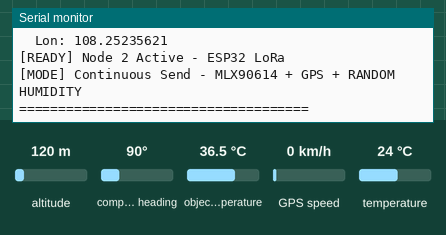
Simulated run of this sketch. Board: ESP32. Shown: the last lines printed to the serial monitor. Inputs (shaded band) come from the test bench; at power-on: object temperature 36.5 °C, temperature 24 °C, altitude 120 m, compass heading 90°, GPS speed 0 km/h. Random numbers use the default seed unless the sketch sets one; the GPS gets a fix after 3 s at 37.7749, -122.4194 with 8 satellites; no radio packets arrive unless stated.

Above: at 3.4 s.
3.5 s: object temperature set to 20 °C
At 6.2 s:
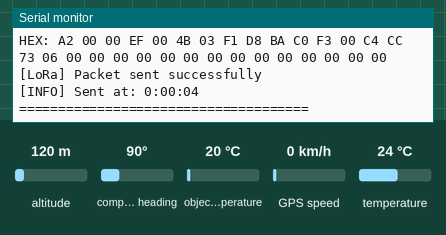
6.5 s: temperature set to 12 °C
At 11.1 s:
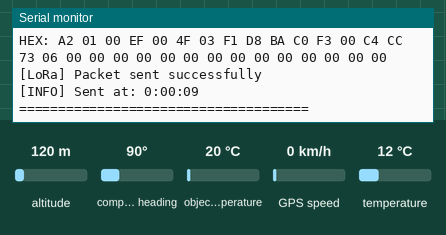
16.4 s: object temperature set to 26 °C
At 20.8 s:
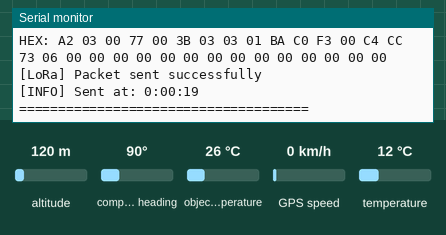
21.8 s: object temperature set to 32 °C
At 26.8 s:
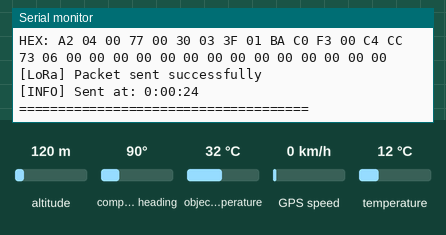
Timing chart, 0 to 28.3 s (numbered marks = the images above; inputs shaded):
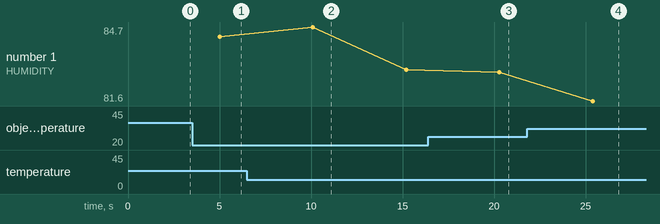

Measured:
- after the input at 3.5 s, the serial monitor: prints a new line after 1.5 s (image 1)
- after the input at 16.4 s, the serial monitor: prints a new line after 3.9 s (image 3)
- after the input at 21.8 s, the serial monitor: prints a new line after 3.6 s (image 4)

The sketch:

benguiv2.ino
```cpp
#include <SPI.h>
#include <LoRa.h>
#include <TinyGPS++.h>
#include <HardwareSerial.h>
#include <Wire.h>
#include <Adafruit_MLX90614.h>

// ==========================================
// CẤU HÌNH HỆ THỐNG - NODE 2
// ==========================================
#define NODE_ID 2                    // ID của người dùng 2
#define SEND_INTERVAL 5000           // Gửi mỗi 5 giây
#define MAGIC_BYTE 0xA2              // Node 2 (khác với Node 1: 0xA1)

// GPS cố định - Đà Nẵng
#define FIXED_LATITUDE  15.97458646752691
#define FIXED_LONGITUDE 108.25235621042664
#define USE_FIXED_GPS   true  // true = dùng GPS cố định, false = dùng GPS thực

// ==========================================
// CẤU HÌNH ĐỘ ẨM RANDOM (Giả lập DHT22)
// ==========================================
#define HUMIDITY_MIN 50.0        // Độ ẩm tối thiểu (%)
#define HUMIDITY_MAX 85.0        // Độ ẩm tối đa (%)
#define HUMIDITY_VARIATION 5.0   // Biến thiên mỗi lần đọc (%)

// ==========================================
// NGƯỠNG Y TẾ
// ==========================================
#define HUMAN_TEMP_MIN 25.0
#define HUMAN_TEMP_MAX 42.0
#define FEVER_THRESHOLD 37.5
#define LOW_TEMP_THRESHOLD 36.0

// ==========================================
// CHÂN KẾT NỐI ESP32
// ==========================================
#define LORA_SS 5
#define LORA_RST 14
#define LORA_DIO0 26
#define GPS_RX 16
#define GPS_TX 17

// LoRa Configuration
#define LORA_FREQ 433E6
#define LORA_SF 10
#define LORA_BW 250E3
#define LORA_CR 5
#define LORA_SW 0x12
#define LORA_POWER 20

// ==========================================
// STRUCT BINARY PACKET - 27 bytes
// ==========================================
struct __attribute__((packed)) LoRaPacket {
  uint8_t  magic;        // 1 byte: 0xA2 cho Node 2
  uint16_t counter;      // 2 bytes: packet counter
  int16_t  temp;         // 2 bytes: nhiệt độ môi trường x10 (MLX ambient)
  uint16_t humid;        // 2 bytes: độ ẩm x10 (RANDOM - giả lập DHT22)
  int16_t  tempDS;       // 2 bytes: thân nhiệt x10 (MLX object temp)
  int32_t  lat;          // 4 bytes: vĩ độ x1000000
  int32_t  lon;          // 4 bytes: kinh độ x1000000

  // Accelerometer (Node 2 không có MPU → 0)
  int16_t  ax;           // 2 bytes
  int16_t  ay;           // 2 bytes
  int16_t  az;           // 2 bytes

  // Gyroscope (Node 2 không có MPU → 0)
  int16_t  gx;           // 2 bytes
  int16_t  gy;           // 2 bytes
  int16_t  gz;           // 2 bytes

  uint8_t  hr;           // 1 byte: nhịp tim (không có sensor → 0)
  int8_t   rssi;         // 1 byte: RSSI placeholder
};

// ==========================================
// KHỞI TẠO ĐỐI TƯỢNG
// ==========================================
TinyGPSPlus gps;
HardwareSerial gpsSerial(1); // UART1 cho GPS
Adafruit_MLX90614 mlx = Adafruit_MLX90614();

// ==========================================
// BIẾN TRẠNG THÁI
// ==========================================
bool mlxAvailable = false;
bool gpsReady = false;

// ==========================================
// BỘ LỌC NHIỆT ĐỘ - MEDIAN FILTER
// ==========================================
#define TEMP_FILTER_SIZE 5
float tempAmbientBuffer[TEMP_FILTER_SIZE];   // Nhiệt độ môi trường
float tempObjectBuffer[TEMP_FILTER_SIZE];    // Thân nhiệt
int tempAmbientIndex = 0;
int tempObjectIndex = 0;
bool tempAmbientFilled = false;
bool tempObjectFilled = false;

// ==========================================
// ĐỘ ẨM RANDOM - SMOOTH VARIATION
// ==========================================
float currentHumidity = 65.0;  // Giá trị khởi tạo (%)
float targetHumidity = 65.0;   // Mục tiêu để smooth transition

// ==========================================
// TIMING VÀ COUNTER
// ==========================================
unsigned long lastSend = 0;
uint16_t packetCounter = 0;
unsigned long startTime = 0;

// ==========================================
// KHAI BÁO HÀM TRƯỚC
// ==========================================
void printHeader();
void initLoRa();
void initMLX90614();
void initGPS();
void processGPS();
float readAmbientTemperature();
float readObjectTemperature();
float readHumidity();
float getMedianFromBuffer(float* buffer, int size);
void collectAndSendData();
void sendBinaryPacket(float envTemp, float bodyTemp, float humidity, double lat, double lon);
void printSensorData(float envTemp, float bodyTemp, float humidity, double lat, double lon);
void printFloat(float value, int decimals, const char* unit);

// ==========================================
// SETUP
// ==========================================
void setup() {
  Serial.begin(115200);
  delay(1000);

  startTime = millis();

  // Khởi tạo random seed từ analog pin
  randomSeed(analogRead(0));

  printHeader();

  // Khởi tạo buffer với NAN
  for (int i = 0; i < TEMP_FILTER_SIZE; i++) {
    tempAmbientBuffer[i] = NAN;
    tempObjectBuffer[i] = NAN;
  }

  // Khởi tạo độ ẩm random ban đầu
  currentHumidity = random(HUMIDITY_MIN * 10, HUMIDITY_MAX * 10) / 10.0;
  targetHumidity = currentHumidity;

  // Khởi tạo I2C
  Wire.begin();
  delay(100);

  // Khởi tạo các module
  initLoRa();
  initMLX90614();
  initGPS();

  Serial.println(F("\n[READY] Node 2 Active - ESP32 LoRa"));
  Serial.println(F("[MODE] Continuous Send - MLX90614 + GPS + RANDOM HUMIDITY"));
  Serial.println(F("=====================================\n"));

  delay(1000);
}

// ==========================================
// MAIN LOOP
// ==========================================
void loop() {
  processGPS();

  if (millis() - lastSend >= SEND_INTERVAL) {
    collectAndSendData();
    lastSend = millis();
  }

  delay(10); // Small delay to prevent watchdog
}

// ==========================================
// XỬ LÝ GPS
// ==========================================
void processGPS() {
  while (gpsSerial.available() > 0) {
    char c = gpsSerial.read();
    gps.encode(c);

    if (gps.location.isUpdated() && !gpsReady) {
      gpsReady = true;
      Serial.println(F("[GPS] First fix acquired!"));
    }
  }
}

// ==========================================
// ĐỌC NHIỆT ĐỘ MÔI TRƯỜNG (MLX90614 Ambient)
// ==========================================
float readAmbientTemperature() {
  if (!mlxAvailable) return NAN;

  float raw = mlx.readAmbientTempC();

  if (isnan(raw) || raw < -40 || raw > 80) {
    int usedSize = tempAmbientFilled ? TEMP_FILTER_SIZE : tempAmbientIndex;
    if (usedSize > 0) {
      return getMedianFromBuffer(tempAmbientBuffer, usedSize);
    }
    return NAN;
  }

  tempAmbientBuffer[tempAmbientIndex] = raw;
  tempAmbientIndex = (tempAmbientIndex + 1) % TEMP_FILTER_SIZE;
  if (tempAmbientIndex == 0) tempAmbientFilled = true;

  int usedSize = tempAmbientFilled ? TEMP_FILTER_SIZE : tempAmbientIndex;
  return getMedianFromBuffer(tempAmbientBuffer, usedSize);
}

// ==========================================
// ĐỌC THÂN NHIỆT (MLX90614 Object)
// ==========================================
float readObjectTemperature() {
  if (!mlxAvailable) return NAN;

  float raw = mlx.readObjectTempC();

  if (isnan(raw) || raw < HUMAN_TEMP_MIN || raw > HUMAN_TEMP_MAX) {
    int usedSize = tempObjectFilled ? TEMP_FILTER_SIZE : tempObjectIndex;
    if (usedSize > 0) {
      float median = getMedianFromBuffer(tempObjectBuffer, usedSize);
      if (!isnan(median)) return median;
    }
    return NAN;
  }

  tempObjectBuffer[tempObjectIndex] = raw;
  tempObjectIndex = (tempObjectIndex + 1) % TEMP_FILTER_SIZE;
  if (tempObjectIndex == 0) tempObjectFilled = true;

  int usedSize = tempObjectFilled ? TEMP_FILTER_SIZE : tempObjectIndex;
  return getMedianFromBuffer(tempObjectBuffer, usedSize);
}

// ==========================================
// ĐỌC ĐỘ ẨM (RANDOM - GIẢ LẬP DHT22)
// ==========================================
float readHumidity() {
  // Tạo biến thiên nhỏ mỗi lần đọc để giá trị thay đổi tự nhiên
  // Random walk algorithm cho realistic simulation

  // 70% chance giữ nguyên target, 30% chance thay đổi
  if (random(0, 100) < 30) {
    // Tạo target mới trong khoảng ±HUMIDITY_VARIATION
    float change = random(-HUMIDITY_VARIATION * 10, HUMIDITY_VARIATION * 10) / 10.0;
    targetHumidity = currentHumidity + change;

    // Giới hạn trong range cho phép
    if (targetHumidity < HUMIDITY_MIN) targetHumidity = HUMIDITY_MIN;
    if (targetHumidity > HUMIDITY_MAX) targetHumidity = HUMIDITY_MAX;
  }

  // Smooth transition về target (tạo cảm giác tự nhiên)
  float diff = targetHumidity - currentHumidity;
  currentHumidity += diff * 0.3; // 30% của khoảng cách mỗi lần

  // Thêm noise nhỏ để giống sensor thật (±0.5%)
  float noise = random(-5, 6) / 10.0;
  float finalHumidity = currentHumidity + noise;

  // Đảm bảo trong range
  if (finalHumidity < HUMIDITY_MIN) finalHumidity = HUMIDITY_MIN;
  if (finalHumidity > HUMIDITY_MAX) finalHumidity = HUMIDITY_MAX;

  return finalHumidity;
}

// ==========================================
// HÀM TÍNH MEDIAN (Bộ Lọc)
// ==========================================
float getMedianFromBuffer(float* buffer, int size) {
  if (size <= 0) return NAN;

  float sorted[TEMP_FILTER_SIZE];
  int validCount = 0;

  for (int i = 0; i < size; i++) {
    if (!isnan(buffer[i])) {
      sorted[validCount++] = buffer[i];
    }
  }

  if (validCount == 0) return NAN;

  // Bubble sort
  for (int i = 0; i < validCount - 1; i++) {
    for (int j = 0; j < validCount - i - 1; j++) {
      if (sorted[j] > sorted[j + 1]) {
        float tmp = sorted[j];
        sorted[j] = sorted[j + 1];
        sorted[j + 1] = tmp;
      }
    }
  }

  return sorted[validCount / 2];
}

// ==========================================
// THU THẬP VÀ GỬI DỮ LIỆU
// ==========================================
void collectAndSendData() {
  unsigned long currentTime = millis() - startTime;
  unsigned long seconds = currentTime / 1000;
  unsigned long minutes = seconds / 60;
  unsigned long hours = minutes / 60;

  Serial.println(F("\n====================================="));
  Serial.print(F("  NODE 2 - PACKET #"));
  Serial.println(packetCounter);
  Serial.print(F("  TIME: "));
  Serial.print(hours % 24);
  Serial.print(F(":"));
  if ((minutes % 60) < 10) Serial.print(F("0"));
  Serial.print(minutes % 60);
  Serial.print(F(":"));
  if ((seconds % 60) < 10) Serial.print(F("0"));
  Serial.print(seconds % 60);
  Serial.print(F(" ("));
  Serial.print(currentTime);
  Serial.println(F(" ms)"));
  Serial.println(F("====================================="));

  // Đọc cảm biến
  float envTemp = readAmbientTemperature();
  float bodyTemp = readObjectTemperature();
  float humidity = readHumidity();  // ✅ ĐỌC ĐỘ ẨM RANDOM

  // Xử lý GPS - Sử dụng GPS cố định Đà Nẵng
  double currentLat = FIXED_LATITUDE;
  double currentLon = FIXED_LONGITUDE;

  // In dữ liệu
  printSensorData(envTemp, bodyTemp, humidity, currentLat, currentLon);

  // Gửi packet
  sendBinaryPacket(envTemp, bodyTemp, humidity, currentLat, currentLon);

  Serial.print(F("[INFO] Sent at: "));
  Serial.print(hours % 24);
  Serial.print(F(":"));
  if ((minutes % 60) < 10) Serial.print(F("0"));
  Serial.print(minutes % 60);
  Serial.print(F(":"));
  if ((seconds % 60) < 10) Serial.print(F("0"));
  Serial.println(seconds % 60);

  Serial.println(F("=====================================\n"));
}

// ==========================================
// IN DỮ LIỆU CẢM BIẾN
// ==========================================
void printSensorData(float envTemp, float bodyTemp, float humidity, double lat, double lon) {
  Serial.print(F("ENV  Temp: "));
  printFloat(envTemp, 1, "C");
  Serial.println();

  Serial.print(F("HUMIDITY : "));  // ✅ HIỂN THỊ ĐỘ ẨM
  printFloat(humidity, 1, "%");
  Serial.print(F(" (SIMULATED)"));  // Đánh dấu là giả lập
  Serial.println();

  Serial.print(F("BODY Temp: "));
  if (!isnan(bodyTemp)) {
    Serial.print(bodyTemp, 2);
    Serial.print(F(" C"));

    if (bodyTemp > FEVER_THRESHOLD) {
      Serial.print(F(" [WARNING: FEVER]"));
    } else if (bodyTemp < LOW_TEMP_THRESHOLD) {
      Serial.print(F(" [WARNING: LOW]"));
    } else {
      Serial.print(F(" [NORMAL]"));
    }
  } else {
    Serial.print(F("N/A"));
  }
  Serial.println();

  Serial.print(F("GPS: FIXED ("));
  Serial.print(lat, 6);
  Serial.print(F(", "));
  Serial.print(lon, 6);
  Serial.println(F(") - Da Nang"));
}

void printFloat(float value, int decimals, const char* unit) {
  if (isnan(value)) {
    Serial.print(F("N/A"));
  } else {
    Serial.print(value, decimals);
    Serial.print(" ");
    Serial.print(unit);
  }
}

// ==========================================
// GỬI BINARY PACKET
// ==========================================
void sendBinaryPacket(float envTemp, float bodyTemp, float humidity, double lat, double lon) {
  LoRaPacket pkt;

  pkt.magic = MAGIC_BYTE;
  pkt.counter = packetCounter++;

  // Nhiệt độ
  pkt.temp = isnan(envTemp) ? -9999 : (int16_t)(envTemp * 10);
  pkt.humid = isnan(humidity) ? 0 : (uint16_t)(humidity * 10);  // ✅ GỬI ĐỘ ẨM RANDOM
  pkt.tempDS = isnan(bodyTemp) ? -9999 : (int16_t)(bodyTemp * 10);

  // GPS - Cố định Đà Nẵng
  pkt.lat = (int32_t)(lat * 1000000);
  pkt.lon = (int32_t)(lon * 1000000);

  // Accelerometer & Gyroscope (Node 2 không có → 0)
  pkt.ax = 0;
  pkt.ay = 0;
  pkt.az = 0;
  pkt.gx = 0;
  pkt.gy = 0;
  pkt.gz = 0;

  // Heart rate (Node 2 không có → 0)
  pkt.hr = 0;
  pkt.rssi = 0;

  const size_t pktSize = sizeof(pkt);
  uint8_t buf[32];
  memcpy(buf, &pkt, pktSize);

  Serial.print(F("\n>>> SENDING: "));
  Serial.print(pktSize);
  Serial.println(F(" bytes"));

  Serial.print(F("HEX: "));
  for (size_t i = 0; i < pktSize; i++) {
    if (buf[i] < 16) Serial.print('0');
    Serial.print(buf[i], HEX);
    Serial.print(' ');
  }
  Serial.println();

  LoRa.beginPacket();
  LoRa.write(buf, pktSize);
  LoRa.endPacket();

  Serial.println(F("[LoRa] Packet sent successfully"));
}

// ==========================================
// KHỞI TẠO LORA
// ==========================================
void initLoRa() {
  Serial.print(F("[LoRa] Initializing... "));

  SPI.begin();
  LoRa.setPins(LORA_SS, LORA_RST, LORA_DIO0);

  if (!LoRa.begin(LORA_FREQ)) {
    Serial.println(F("FAILED!"));
    while (1) {
      delay(1000);
    }
  }

  LoRa.setSpreadingFactor(LORA_SF);
  LoRa.setSignalBandwidth(LORA_BW);
  LoRa.setCodingRate4(LORA_CR);
  LoRa.setSyncWord(LORA_SW);
  LoRa.setTxPower(LORA_POWER);

  Serial.print(F("OK (SF"));
  Serial.print(LORA_SF);
  Serial.print(F(", BW"));
  Serial.print((int)(LORA_BW / 1000));
  Serial.print(F("kHz, "));
  Serial.print(LORA_POWER);
  Serial.println(F("dBm)"));
}

// ==========================================
// KHỞI TẠO MLX90614
// ==========================================
void initMLX90614() {
  Serial.print(F("[MLX90614] "));

  if (mlx.begin()) {
    mlxAvailable = true;
    Serial.println(F("OK"));

    // Đọc thử
    delay(100);
    float ambient = mlx.readAmbientTempC();
    float object = mlx.readObjectTempC();

    Serial.print(F("  Ambient: "));
    Serial.print(ambient, 1);
    Serial.print(F(" C, Object: "));
    Serial.print(object, 1);
    Serial.println(F(" C"));
  } else {
    mlxAvailable = false;
    Serial.println(F("NOT FOUND"));
  }
}

// ==========================================
// KHỞI TẠO GPS
// ==========================================
void initGPS() {
  Serial.print(F("[GPS] "));
  Serial.println(F("Using FIXED coordinates - Da Nang"));
  Serial.print(F("  Lat: "));
  Serial.println(FIXED_LATITUDE, 8);
  Serial.print(F("  Lon: "));
  Serial.println(FIXED_LONGITUDE, 8);
  gpsReady = true;
}

// ==========================================
// HEADER
// ==========================================
void printHeader() {
  Serial.println(F("\n====================================="));
  Serial.println(F("  NODE 2 - ESP32 LORA MONITOR"));
  Serial.println(F("  MLX90614 + GPS + RANDOM HUMIDITY"));
  Serial.println(F("  CONTINUOUS SEND MODE"));
  Serial.println(F("====================================="));
  Serial.print(F("  Node ID: "));
  Serial.println(NODE_ID);
  Serial.print(F("  Magic: 0x"));
  Serial.println(MAGIC_BYTE, HEX);
  Serial.print(F("  Packet Size: "));
  Serial.print(sizeof(LoRaPacket));
  Serial.println(F(" bytes"));
  Serial.print(F("  Send Interval: "));
  Serial.print(SEND_INTERVAL / 1000);
  Serial.println(F("s"));
  Serial.print(F("  LoRa Freq: "));
  Serial.print((int)(LORA_FREQ / 1E6));
  Serial.println(F(" MHz"));
  Serial.print(F("  Humidity Range: "));
  Serial.print(HUMIDITY_MIN, 0);
  Serial.print(F("% - "));
  Serial.print(HUMIDITY_MAX, 0);
  Serial.println(F("%"));
  Serial.println(F("=====================================\n"));
}
```
